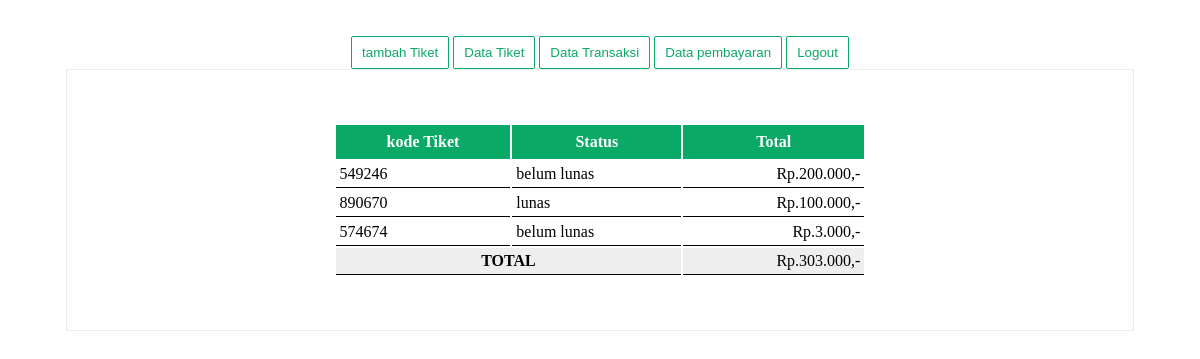
The app's page /index.php (signed in) with its own data.
### tables this page shows
CREATE TABLE `transaksi` (
  `idTransaksi` int(11) NOT NULL,
  `kodeTiket` int(11) NOT NULL,
  `total` int(100) NOT NULL,
  `status` varchar(20) NOT NULL
);

### data-transaksi.php (the view)
<center>
	<table class = "tabel" style= "width: 50%;">
		<tr>
			<th>kode Tiket</th>
			<th>Status</th>
			<th>Total</th>
		</tr>
			<?php
				$q = mysqli_query($conn, "select * from transaksi");
				while($a = mysqli_fetch_array($q)){
					@$total= $total + $a['total'];
			?>
		<tr>
			<td><?= $a['kodeTiket']?></td>
			<td><?= $a['status']?></td>
			<td style= "text-align: right;">Rp.<?= number_format($a['total'],0,'.','.')?>,-</td>
		</tr>
			<?php }?>
			<tr bgcolor= "#eee">
				<td colspan="2" style = "text-align: center;"><b>TOTAL</b></td>
				<td style= "text-align: right;">Rp.<?= number_format($total,0,'.','.')?>,-</td>
			</tr>
	</table>
</center>

### tampilan.css (style rules this page uses)
.tabel { margin: 5% auto; width: 90%; }
.tabel th { padding: 8px; color: #fff; background: #0ba966; }
.tabel td { padding: 4px; border-bottom:1px solid #000; }

### records on screen
transaksi: kodeTiket "549246", status "belum lunas", total "200.000"
transaksi: kodeTiket "890670", status "lunas", total "100.000"
transaksi: kodeTiket "574674", status "belum lunas", total "3.000"

### other values on screen
$total "303.000"
